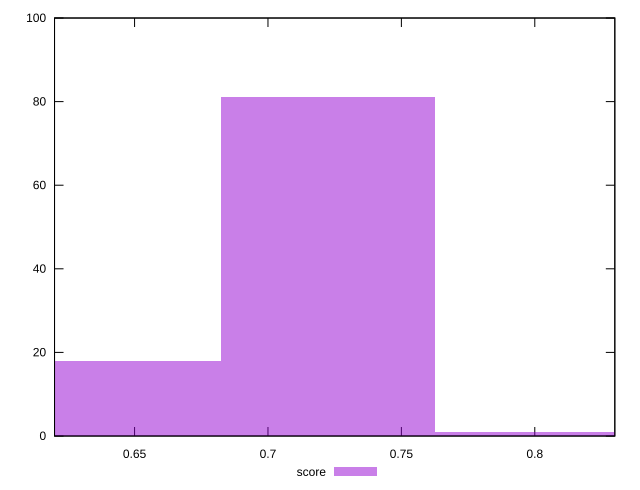

This figure's gnuplot source:
reset

$score <<EOF
0.8029318811507131 1
0.6423455049205705 18
0.7226386930356419 81
EOF

set key outside below
set boxwidth 0.08029318811507132
set xrange [0.62:0.83]
set yrange [0:100]
set trange [0:100]
set style fill transparent solid 0.5 noborder
set terminal svg size 640, 490 enhanced background rgb 'white'
set output "report_00019_2021-02-10T18-14-37.922Z//render-blocking-resources/samples/pages+cached+noadtech+nomedia/score/histogram.svg"

plot $score title "score" with boxes

reset
